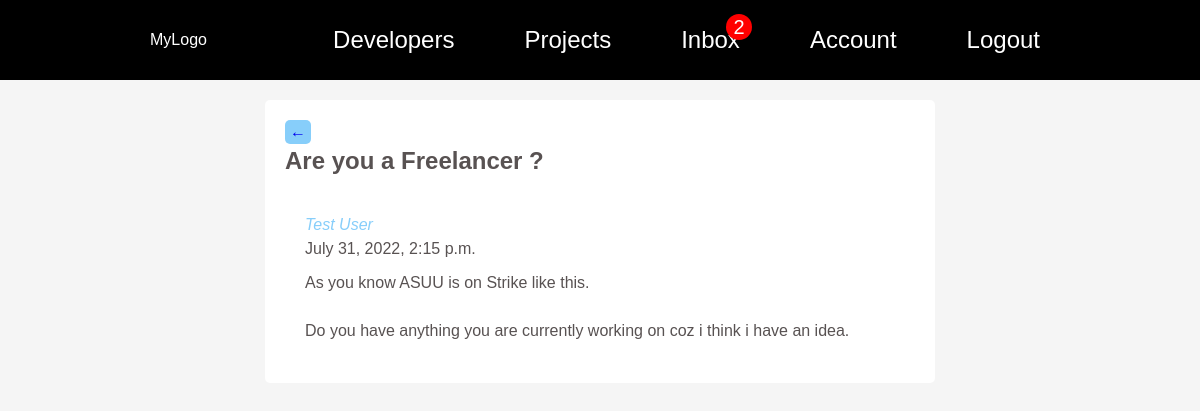
Page /inbox-detail/ca1ca1cf-71a4-40d1-abaf-a6f65f5200ac/ (signed in) on the committed database.
### users/models.py (models this page shows, shortened)
class Profile(models.Model):
    user = models.OneToOneField(User, on_delete=models.CASCADE, null=True, blank=True)
    name = models.CharField(max_length=200, blank=True, null=True)
    username = models.CharField(max_length=200, blank=True, null=True)
    email = models.EmailField(max_length=500, blank=True, null=True)
    short_intro = models.CharField(max_length=200, blank=True, null=True)
    bio = models.TextField(blank=True, null=True)
    location = models.CharField(max_length=200, null=True, blank=True)
    profile_image = models.ImageField(null=True, blank=True, upload_to='profiles/', default='profiles/user.svg')
    website_link = models.CharField(max_length=200, blank=True, null=True)
    linkedin_link = models.CharField(max_length=200, blank=True, null=True)
    youtube_link = models.CharField(max_length=200, blank=True, null=True)
    twitter_link = models.CharField(max_length=200, blank=True, null=True)
    github_link = models.CharField(max_length=200, blank=True, null=True)
    created = models.DateTimeField(auto_now_add=True)
    id = models.UUIDField(default=uuid.uuid4, unique=True, primary_key=True, editable=False)
    @property
    def get_unread_messages_count(self):
        unread_messages_count = self.messages.filter(is_seen=False).count()
        return unread_messages_count

class Message(models.Model):
    name = models.CharField(max_length=200, null=True, blank=True)
    sender = models.ForeignKey(Profile, on_delete=models.SET_NULL, null=True, blank=True)
    receiver = models.ForeignKey(Profile, on_delete=models.SET_NULL, null=True, blank=True, related_name="messages")
    body = models.TextField()
    email = models.EmailField(max_length=300, null=True, blank=True)
    message_title = models.CharField(max_length=100, null=True, blank=True)
    is_seen = models.BooleanField(default=False, null=True)
    created = models.DateTimeField(auto_now_add=True)
    id = models.UUIDField(default=uuid.uuid4, unique=True, primary_key=True, editable=False)
    class Meta:
        ordering = ['is_seen', '-created']

### users/views.py (the view)
# urls.py: path('inbox-detail/<str:pk>/', views.inbox_detail, name='view-message'),
@login_required(login_url='login')
def inbox_detail(request, pk):
    profile = request.user.profile
    message_obj = profile.messages.get(id=pk)
    if message_obj.is_seen == False:
        message_obj.is_seen = True
        message_obj.save()
    context = {'message_obj': message_obj}
    return render(request, 'users/message_detail.html', context)

### users/templates/users/message_detail.html
{% extends 'main.html' %}
{% block content %}
    <div class="body-container">
        <div class="message-box">
            <header>
                <a href="{% url 'inbox' %}"><span class="back-btn"> &#8592;</span></a>
                <h2 class="gray-text">{{ message_obj.message_title }}</h2>
            </header>
            <div class="message-text">
                <div>
                    <a href="#" id="project-author">{{message_obj.name}}</a>
                    <p class="gray-text">{{message_obj.created}}</p>
                </div>
                <p class="gray-text">{{ message_obj.body | linebreaksbr }}</p>
            </div>
        </div>
    </div>
{% endblock content %}

### templates/navbar.html
{% load static %}
<nav id="nav-bar">
        <div class="body-container">
            <div class="container">
                <div class="logo">MyLogo</div>
                <ul>
                    <li><a href="{% url 'profiles' %}">Developers</a></li>
                    <li><a href="{% url 'projects' %}">Projects</a></li>
                    {% if request.user.is_authenticated %}
                    <li class="inbox">
                      <a href="{% url 'inbox' %}">Inbox
                          {% if request.user.profile.get_unread_messages_count %}
                        <div>{{ request.user.profile.get_unread_messages_count }}</div>
                          {% endif %}
                      </a>
                    </li>
                    <li><a href="{% url 'user-profile' request.user.profile.id %}">Account</a></li>
                    <li><a href="{% url 'logout' %}">Logout</a></li>
                    {% else %}
                    <li><a href="{% url 'login' %}">Login/Signup</a></li>
                    {% endif %}
                </ul>
            </div>
        </div>
</nav>

### static/styles/style_devsearch.css (style rules this page uses)
* { margin: 0; padding: 0; }
body { background-color: whitesmoke; font-family: Arial, Helvetica, sans-serif; line-height: 1.5em; }
.body-container { width: 75%; margin: 0 auto; }
a { text-decoration: none; }
ul { list-style: none; }
#nav-bar { background-color: black; color: white; height: 80px; }
#nav-bar a { color: white; }
#nav-bar .container { display: flex; align-items: center; justify-content: space-between; height: 80px; }
#nav-bar ul { display: flex; list-style: none; font-size: x-large; }
#nav-bar ul li { margin-left: 50px; padding: 10px; }
.inbox { position: relative; }
.inbox div { background-color: red; height: 20px; width: 20px; border-radius: 50%; padding: 3px; font-size: smaller; display: flex; justify-content: center; align-items: center; position: absolute; top: -4px; left: 55px; }
.gray-text { color: rgb(88, 82, 82); }
#project-author { font-family: Verdana, Geneva, Tahoma, sans-serif; font-weight: 100; font-style: italic; color: lightskyblue; }
.body-container .message-box { margin: 20px auto; width: 70%; background-color: white; border-radius: 5px; padding: 20px; }
.message-box header { margin-bottom: 20px; }
.back-btn { display: inline-block; background-color: lightskyblue; padding: 0 5px; border-radius: 5px; margin-bottom: 5px; }
.message-text { padding: 20px; }
.message-text div { margin-bottom: 10px; color: lightskyblue; }

### rows in the picture
Message: message_title "Are you a Freelancer ?", name "Test User", created "July 31, 2022, 2:15 p.m.", body "As you know ASUU is on Strike like this. Do you have anything you are currently working on coz i think i have an idea."

### other values in the picture
{{ request.user.profile.get_unread_messages_count }} "2"
